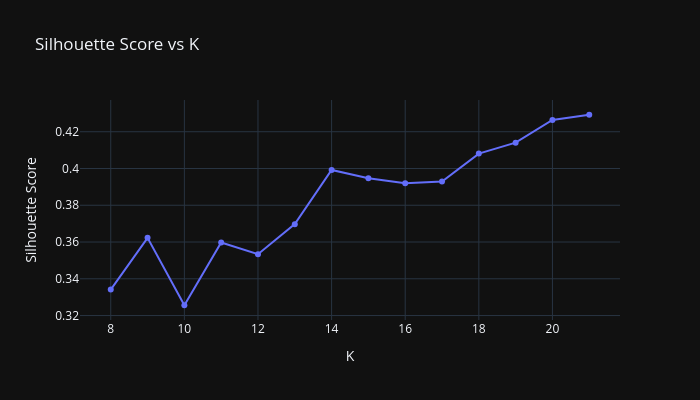

The code cell stored with this chart in its notebook:
### Code cell
sil_scores = {}
for k in range(8, 22):
    km = KMeans(n_clusters=k, n_init=10, random_state=42)
    labs = km.fit_predict(profiles_scaled)
    sil = silhouette_score(profiles_scaled, labs)
    min_size = min(np.bincount(labs))
    sil_scores[k] = (sil, min_size)
    print(f'K={k:2d}: silhouette={sil:.4f}, min cluster size={min_size}')

fig = go.Figure()
fig.add_trace(go.Scatter(x=list(sil_scores.keys()), y=[v[0] for v in sil_scores.values()],
    mode='lines+markers', name='Silhouette'))
fig.update_layout(title='Silhouette Score vs K', xaxis_title='K', yaxis_title='Silhouette Score',
    template=PLOTLY_DARK, width=700, height=400)
fig.show()

### Figure 1 — Plotly figure (JSON) as saved in the notebook; plotly's stock layout.template omitted (floating-point values rounded to 4 significant figures)
{"data": [{"mode": "lines+markers", "name": "Silhouette", "type": "scatter", "x": [8, 9, 10, 11, 12, 13, 14, 15, 16, 17, 18, 19, 20, 21], "y": [0.3341, 0.3623, 0.3256, 0.3597, 0.3534, 0.3697, 0.3992, 0.3947, 0.392, 0.3929, 0.4081, 0.4141, 0.4264, 0.4292]}], "layout": {"height": 400, "title": {"text": "Silhouette Score vs K"}, "width": 700, "xaxis": {"title": {"text": "K"}}, "yaxis": {"title": {"text": "Silhouette Score"}}}}
